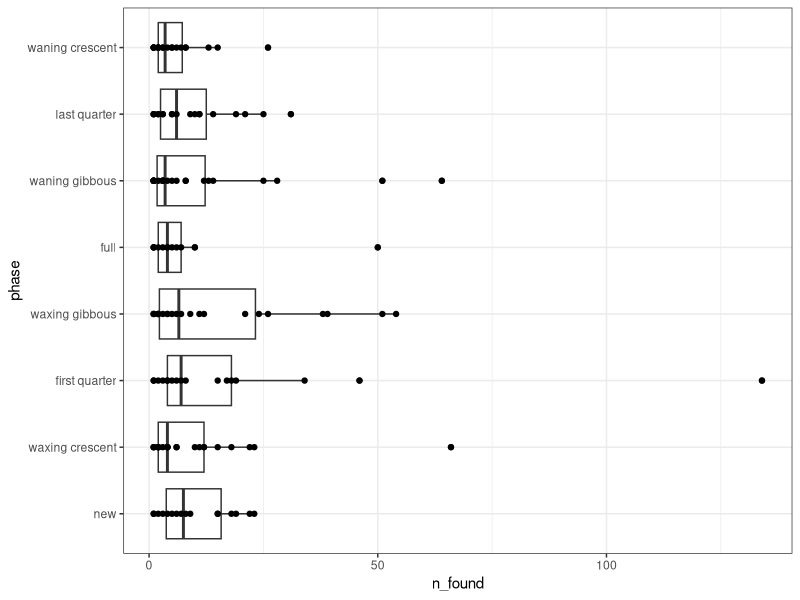
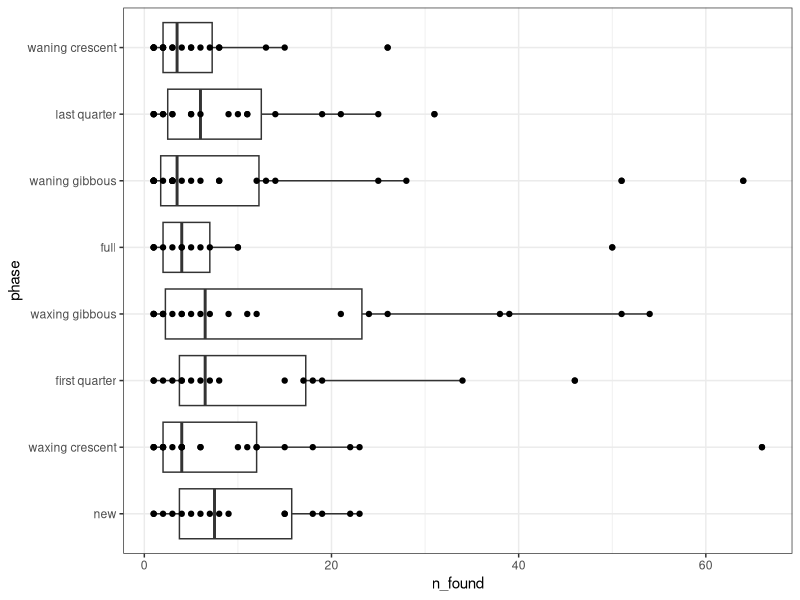
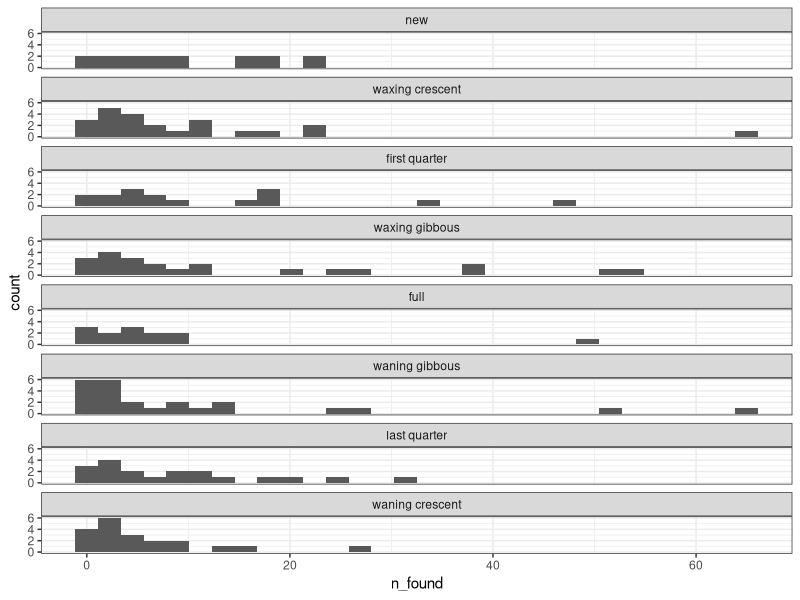
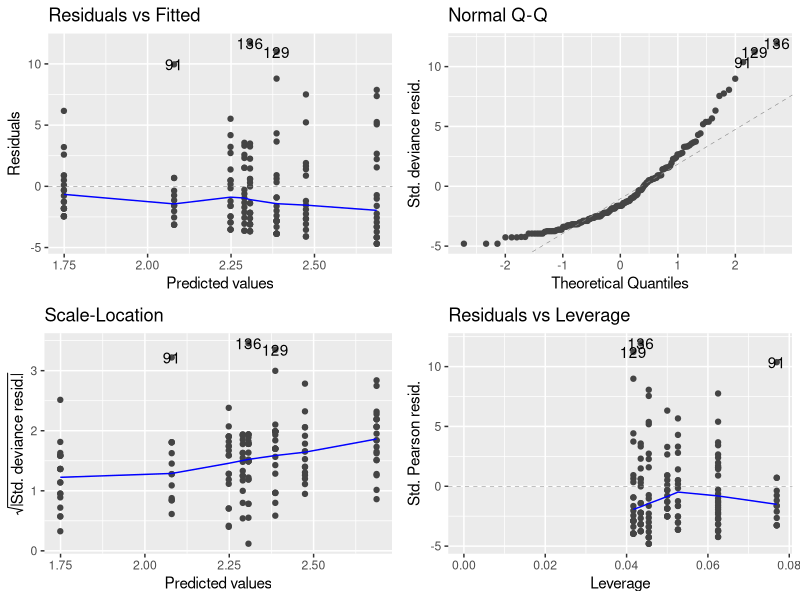
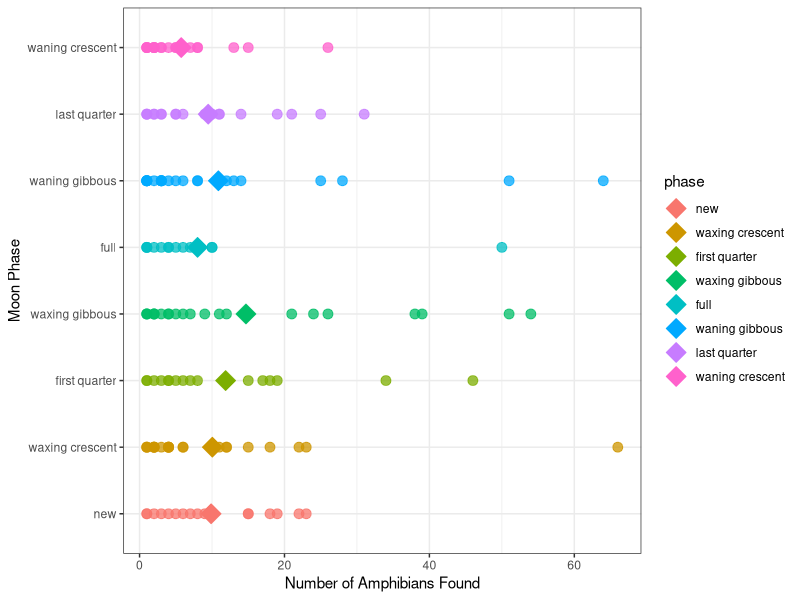

Source code (R) for these figures, in order:
## ---- chunk 1
rm(list = ls())
library(tidyverse)
library(here)
library(ggfortify)
## ---- chunk 2
gad_totals <- read.csv(here("data", "gad_totals2.csv"))
glimpse(gad_totals)
## ---- chunk 3
gad_totals <- gad_totals |>
  mutate(Date = ymd(Date)) |>
  mutate(phase = as.factor(phase)) |>
  mutate(phase = fct_relevel(phase, 
                             c("new",
                               "waxing crescent",
                               "first quarter",
                               "waxing gibbous",
                               "full",
                               "waning gibbous",
                               "last quarter",
                               "waning crescent"))) |>
  na.omit()
## ---- chunk 4
ggplot(gad_totals, aes(x = phase, y = n_found))+
  geom_boxplot()+
  geom_point()+
  coord_flip()+
  theme_bw()
## ---- chunk 5
gad_totals <- gad_totals |> filter(n_found < 100)
  
ggplot(gad_totals, aes(x = phase, y = n_found))+
  geom_boxplot()+
  geom_point()+
  coord_flip()+
  theme_bw()
## ---- chunk 6
ggplot(gad_totals, aes(n_found))+
  geom_histogram()+
  facet_wrap(~phase,ncol = 1)+
  theme_bw()
## ---- chunk 7
phase_model <- glm(n_found ~ phase, data = gad_totals, family = poisson)
## ---- chunk 8
autoplot(phase_model)
## ---- chunk 9
anova(phase_model, test = "Chisq")
## ---- chunk 10
summary(phase_model)
## ---- chunk 11
library(multcomp)
## ---- chunk 12
phc1 <- glht(phase_model, linfct =mcp(phase = "Tukey"))
summary(phc1)
## ---- chunk 13
cld(phc1)
## ---- chunk 14
phase_means <- gad_totals |>
  group_by(phase) |>
  summarise(mean_found = mean(n_found))
## ---- chunk 15
ggplot(data = gad_totals, aes(x = phase, y = n_found, color = phase))+
  geom_point(alpha = 0.75, size = 3)+
  geom_point(data = phase_means, aes(x=phase, y=mean_found, fill=phase),
             size = 5, shape = 23)+
  coord_flip()+
  labs(x = "Moon Phase",
       y = "Number of Amphibians Found")+
  theme_bw()
  
